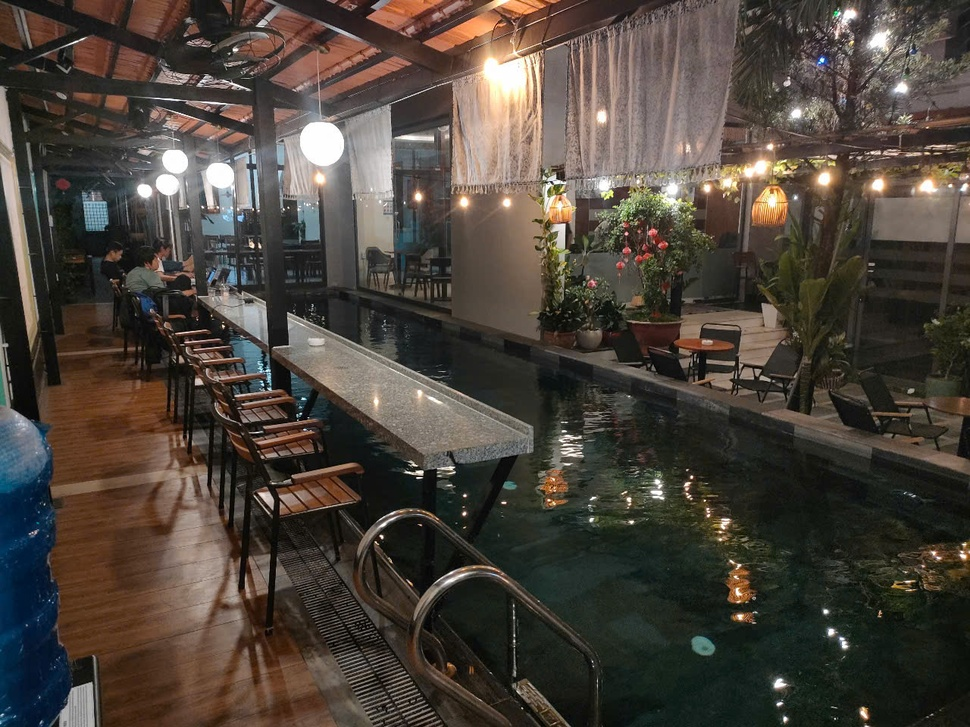
#> input picture PID_Y3/input/Task2_1.jpg, 970 x 727 px, shrunk from 1280 x 960 before the run
$ python task1_pca.py
#> lines starting #> are read from the running program, lines starting #| are printed output that depends on the picture
import cv2
import numpy as np
from sklearn.decomposition import PCA
import matplotlib.pyplot as plt
import tkinter as tk
from tkinter import filedialog
import os
base_dir = os.path.dirname(os.path.abspath(__file__))
# Hàm padding ảnh để kích thước chia hết cho block_size
def pad_image(image, block_size):
    H, W = image.shape[:2]
    pad_H = (block_size - H % block_size) % block_size
    pad_W = (block_size - W % block_size) % block_size
    padded = np.pad(image, ((0, pad_H), (0, pad_W), (0, 0)), mode='edge')
    return padded, H, W

# Hàm chọn 1 ảnh từ máy
def select_image():
    root = tk.Tk()
    root.withdraw()  # Ẩn cửa sổ gốc Tkinter

    file_path = filedialog.askopenfilename(
        title="Chọn ảnh để nén PCA",
        filetypes=[
            ("Ảnh", "*.jpg *.jpeg *.png *.bmp *.tiff"),
            ("Tất cả file", "*.*")
        ]
    )
#> the answer given: input/Task2_1.jpg
    return file_path if file_path else None

    return list(file_paths)
def save_output_image(image_bgr, original_path, k):
    """
    Lưu ảnh đã nén theo định dạng [ten_anh_goc]_pca_k[so_components].jpg vào thư mục outputs/
    """
    base_dir = os.path.dirname(os.path.abspath(__file__))  # Thư mục chứa file .py
    output_dir = os.path.join(base_dir, 'outputs')
    os.makedirs(output_dir, exist_ok=True)

    base_name = os.path.basename(original_path)
    name, _ = os.path.splitext(base_name)
    output_path = os.path.join(output_dir, f"{name}_pca_k{k}.jpg")
    cv2.imwrite(output_path, image_bgr)
    print(f"Ảnh đã được lưu tại: {output_path}")

# Hàm nén và tái tạo một kênh màu
def compress_channel(channel, block_size, k):
    H_padded, W_padded = channel.shape
    blocks = []
    # Lấy từng khối và làm phẳng
    for i in range(0, H_padded, block_size):
        for j in range(0, W_padded, block_size):
            block = channel[i:i+block_size, j:j+block_size].flatten()
            blocks.append(block)
    blocks = np.array(blocks)

    # Áp dụng PCA
    pca = PCA(n_components=k)
    blocks_pca = pca.fit_transform(blocks)
    blocks_reconstructed = pca.inverse_transform(blocks_pca)

    # Tái tạo kênh từ các khối
    channel_reconstructed = np.zeros((H_padded, W_padded))
    idx = 0
    for i in range(0, H_padded, block_size):
        for j in range(0, W_padded, block_size):
            block = blocks_reconstructed[idx].reshape(block_size, block_size)
            channel_reconstructed[i:i+block_size, j:j+block_size] = block
            idx += 1
    return channel_reconstructed


# Hàm chính
def main(image_path, block_size, k):
    # Đọc và chuyển ảnh sang RGB
#> called with image_path = 'input/Task2_1.jpg', block_size = 8, k = 20
    image = cv2.imread(image_path)
#> image is the input picture: shape (727, 970, 3); mean B, G, R 59.1, 67.3, 75.1
    image_rgb = cv2.cvtColor(image, cv2.COLOR_BGR2RGB)

    # Padding ảnh
    padded_image, original_H, original_W = pad_image(image_rgb, block_size)
#> in pad_image, `padded = np.pad(image, ((0, pad_H), (0, pad_W), (0, 0)), mode='edge')`:
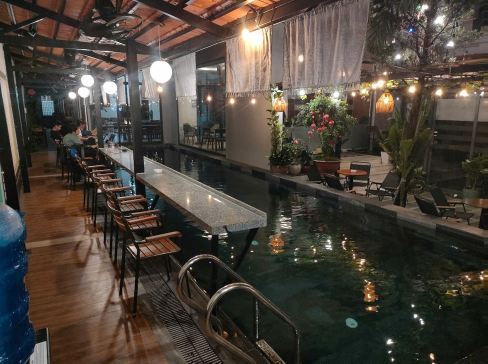
#> padded: shape (728, 976, 3) (shown at 1/2 size); mean R, G, B 75, 67.2, 59
#> original_H = 727; original_W = 970

    # Tách thành 3 kênh
    R, G, B = padded_image[:,:,0], padded_image[:,:,1], padded_image[:,:,2]
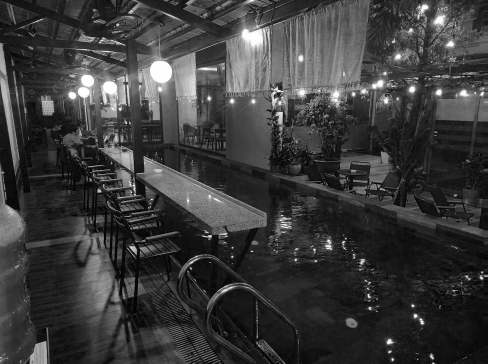
#> B: shape (728, 976) (shown at 1/2 size); min 0, max 255, mean 59

    # Nén và tái tạo từng kênh
    R_reconstructed = compress_channel(R, block_size, k)
#> after the loop in compress_channel, `for i in range(0, H_padded, block_size):`: blocks = 11102 items
#> after the loop in compress_channel, `for i in range(0, H_padded, block_size):`:
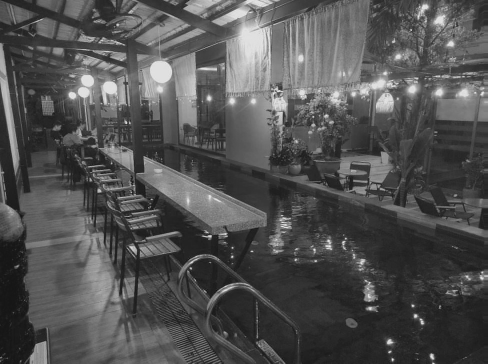
#> channel_reconstructed: shape (728, 976) float64 (shown at 1/2 size); min -28.43, max 292.6, mean 75; drawn with min black and max white
#> after the loop in compress_channel, `for i in range(0, H_padded, block_size):`: idx = 11102
    G_reconstructed = compress_channel(G, block_size, k)
    B_reconstructed = compress_channel(B, block_size, k)
#> call 3 of compress_channel, with block_size = 8, k = 20
#> after the loop in compress_channel (call 3), `for i in range(0, H_padded, block_size):`:
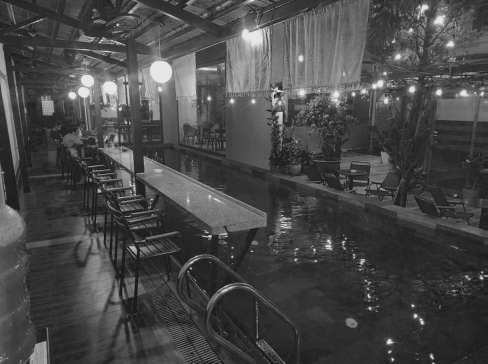
#> channel_reconstructed: shape (728, 976) float64 (shown at 1/2 size); min -29.82, max 283.2, mean 59; drawn with min black and max white

    # Ghép các kênh thành ảnh RGB
    reconstructed_padded = np.stack([R_reconstructed, G_reconstructed, B_reconstructed], axis=2)
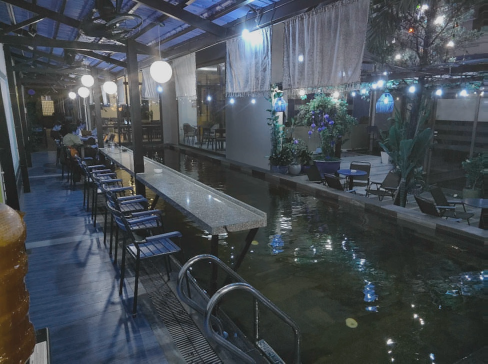
#> reconstructed_padded: shape (728, 976, 3) float64 (shown at 1/2 size); mean of channels 0, 1, 2 75, 67.2, 59; drawn with min black and max white

    # Cắt bỏ padding để trở về kích thước gốc
    reconstructed = reconstructed_padded[:original_H, :original_W, :]

    # Chuẩn hóa giá trị pixel về [0, 255] và chuyển sang uint8
    reconstructed_clipped = np.clip(reconstructed, 0, 255)
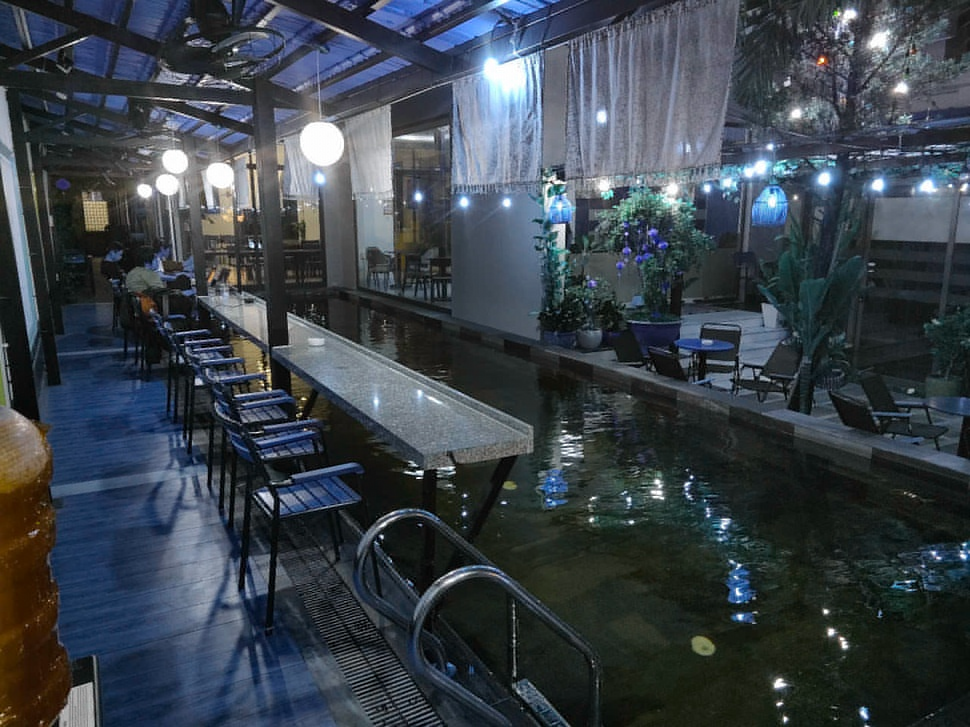
#> reconstructed_clipped: shape (727, 970, 3) float64; mean of channels 0, 1, 2 75.1, 67.3, 59.1; drawn as B, G, R
    reconstructed_uint8 = np.round(reconstructed_clipped).astype(np.uint8)

    # Tính MSE và PSNR
    original = image_rgb
    mse = np.mean((original.astype(float) - reconstructed_uint8.astype(float)) ** 2)
#> mse = 49.45
    psnr = 10 * np.log10(255 ** 2 / mse)
#> psnr = 31.19

    # Lưu ảnh tái tạo (chuyển sang BGR vì OpenCV yêu cầu)
    reconstructed_bgr = cv2.cvtColor(reconstructed_uint8, cv2.COLOR_RGB2BGR)
    save_output_image(reconstructed_bgr, image_path, k)
    # Hiển thị ảnh
    plt.figure(figsize=(10, 5))
    plt.subplot(1, 2, 1)
    plt.imshow(original)
    plt.title('Ảnh gốc')
    plt.axis('off')
    plt.subplot(1, 2, 2)
    plt.imshow(reconstructed_uint8)
    plt.title('Ảnh nén')
    plt.axis('off')
    plt.show()

    # In kết quả
    print(f"MSE: {mse:.2f}")
#| MSE: 49.45
    print(f"PSNR: {psnr:.2f} dB")
#| PSNR: 31.19 dB

# Sử dụng ví dụ
image_path = select_image()
block_size = 8  # Kích thước khối, ví dụ 8x8
k = 20         # Số thành phần chính giữ lại
main(image_path, block_size, k)

$ run again, on PID_Y3/input/Task3_1.jpg
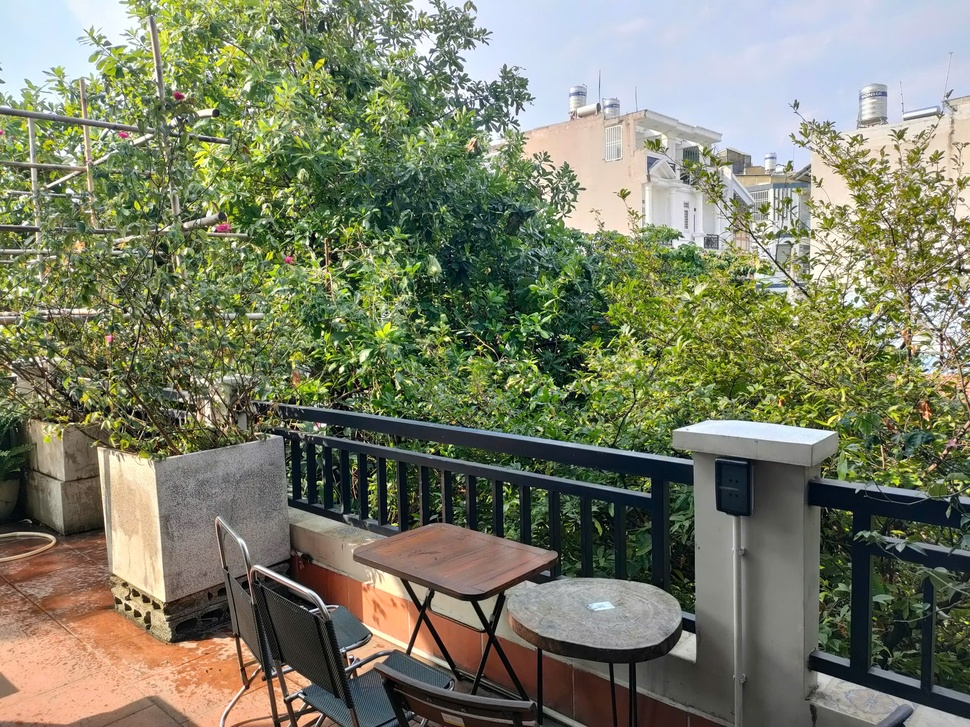
#> input picture PID_Y3/input/Task3_1.jpg, 970 x 727 px, shrunk from 2560 x 1920 before the run
#> in main, image is the input picture: shape (727, 970, 3); mean B, G, R 103.2, 126.2, 122.8
#> original_H = 727; original_W = 970
#> after the loop in compress_channel, `for i in range(0, H_padded, block_size):`: blocks = 11102 items
#> after the loop in compress_channel, `for i in range(0, H_padded, block_size):`: idx = 11102
#> after the loop in compress_channel (call 3), `for i in range(0, H_padded, block_size):`:
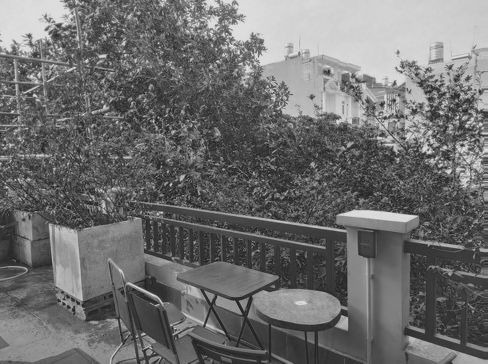
#> channel_reconstructed: shape (728, 976) float64 (shown at 1/2 size); min -48.12, max 300.9, mean 103.3; drawn with min black and max white
#> in main, `reconstructed_clipped = np.clip(reconstructed, 0, 255)`:
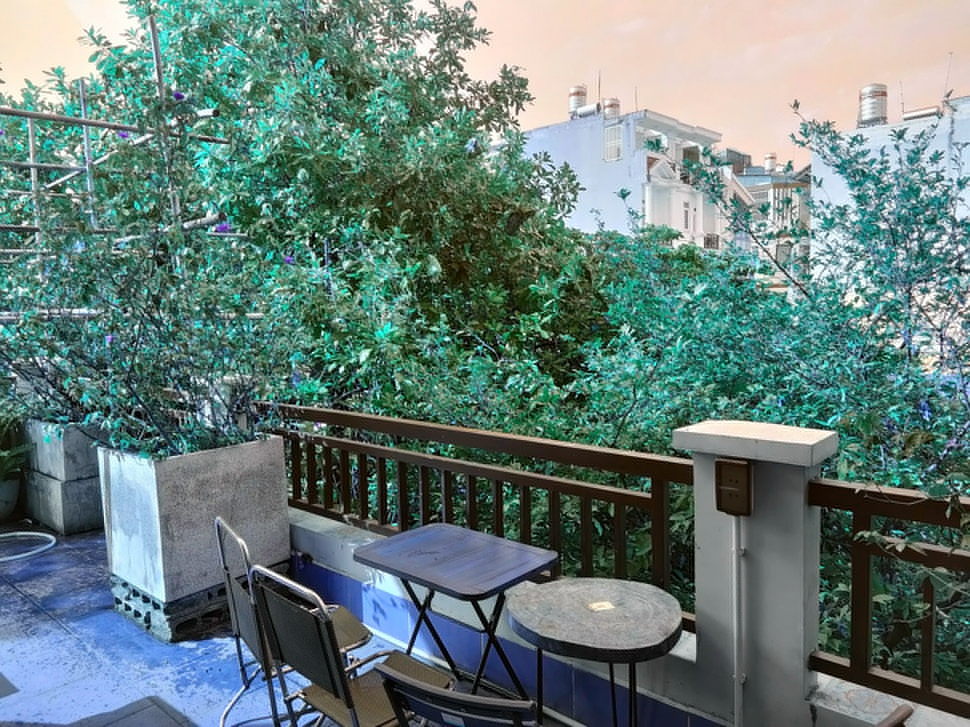
#> reconstructed_clipped: shape (727, 970, 3) float64; mean of channels 0, 1, 2 122.8, 126.1, 103.2; drawn as B, G, R
#> mse = 205.1
#> psnr = 25.01
#| MSE: 205.09
#| PSNR: 25.01 dB

$ run again, on PID_Y3/input/Task3_2.jpg
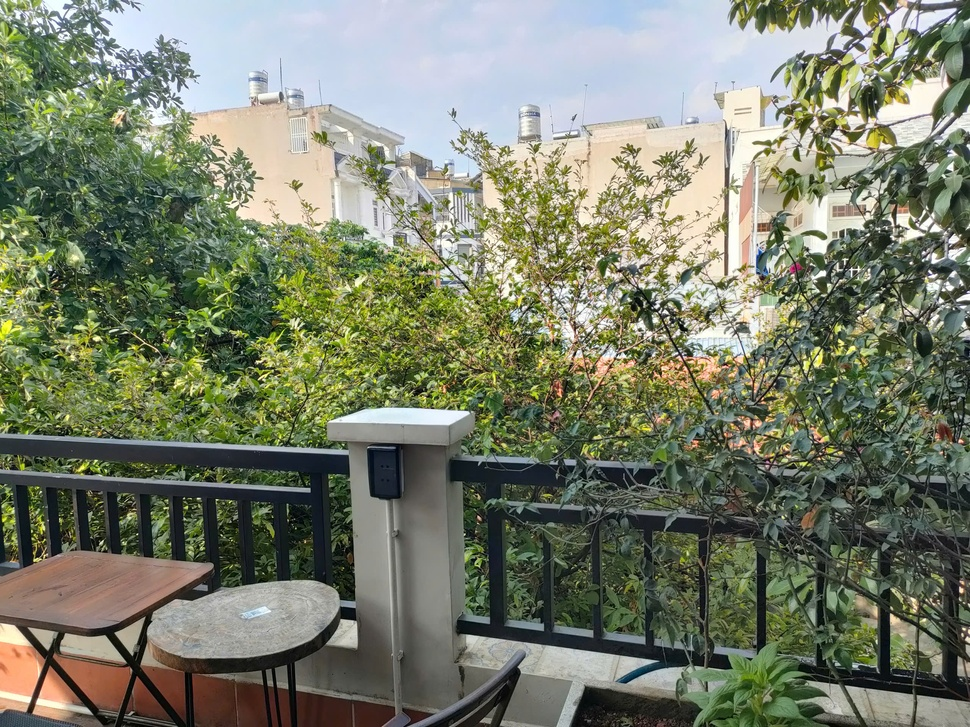
#> input picture PID_Y3/input/Task3_2.jpg, 970 x 727 px, shrunk from 2560 x 1920 before the run
#> in main, image is the input picture: shape (727, 970, 3); mean B, G, R 106.9, 126.7, 121.2
#> original_H = 727; original_W = 970
#> after the loop in compress_channel, `for i in range(0, H_padded, block_size):`: blocks = 11102 items
#> after the loop in compress_channel, `for i in range(0, H_padded, block_size):`: idx = 11102
#> after the loop in compress_channel (call 3), `for i in range(0, H_padded, block_size):`:
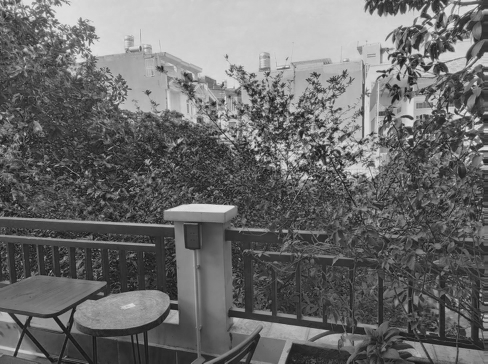
#> channel_reconstructed: shape (728, 976) float64 (shown at 1/2 size); min -31.97, max 296.6, mean 106.7; drawn with min black and max white
#> in main, `reconstructed_clipped = np.clip(reconstructed, 0, 255)`:
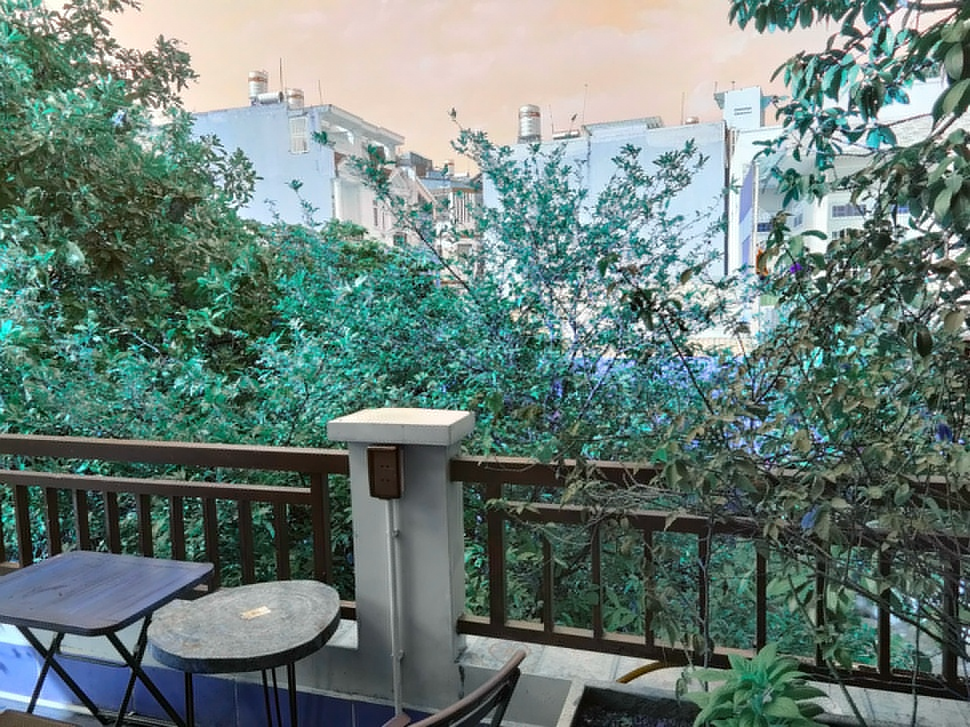
#> reconstructed_clipped: shape (727, 970, 3) float64; mean of channels 0, 1, 2 121.1, 126.7, 106.9; drawn as B, G, R
#> mse = 173.4
#> psnr = 25.74
#| MSE: 173.41
#| PSNR: 25.74 dB
